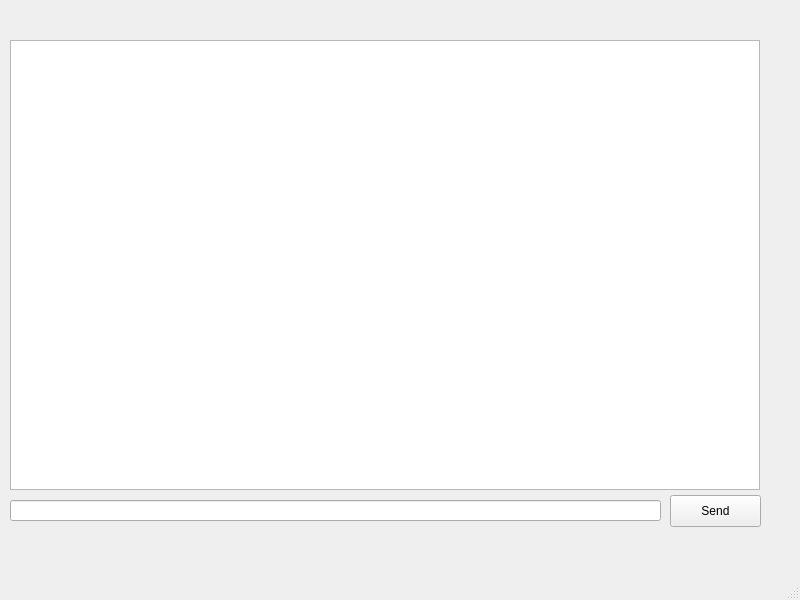
<?xml version="1.0" encoding="UTF-8"?>
<ui version="4.0">
 <class>MainWindow</class>
 <widget class="QMainWindow" name="MainWindow">
  <property name="geometry">
   <rect>
    <x>0</x>
    <y>0</y>
    <width>800</width>
    <height>600</height>
   </rect>
  </property>
  <property name="windowTitle">
   <string>MainWindow</string>
  </property>
  <widget class="QWidget" name="centralwidget">
   <widget class="QTextEdit" name="textEditLog">
    <property name="geometry">
     <rect>
      <x>10</x>
      <y>40</y>
      <width>750</width>
      <height>450</height>
     </rect>
    </property>
   </widget>
   <widget class="QLineEdit" name="lineEditInput">
    <property name="geometry">
     <rect>
      <x>10</x>
      <y>500</y>
      <width>651</width>
      <height>21</height>
     </rect>
    </property>
   </widget>
   <widget class="QPushButton" name="pushButtonSend">
    <property name="geometry">
     <rect>
      <x>670</x>
      <y>495</y>
      <width>91</width>
      <height>32</height>
     </rect>
    </property>
    <property name="text">
     <string>Send</string>
    </property>
   </widget>
  </widget>
  <widget class="QMenuBar" name="menubar">
   <property name="geometry">
    <rect>
     <x>0</x>
     <y>0</y>
     <width>800</width>
     <height>38</height>
    </rect>
   </property>
  </widget>
  <widget class="QStatusBar" name="statusbar"/>
 </widget>
 <resources/>
 <connections/>
</ui>
